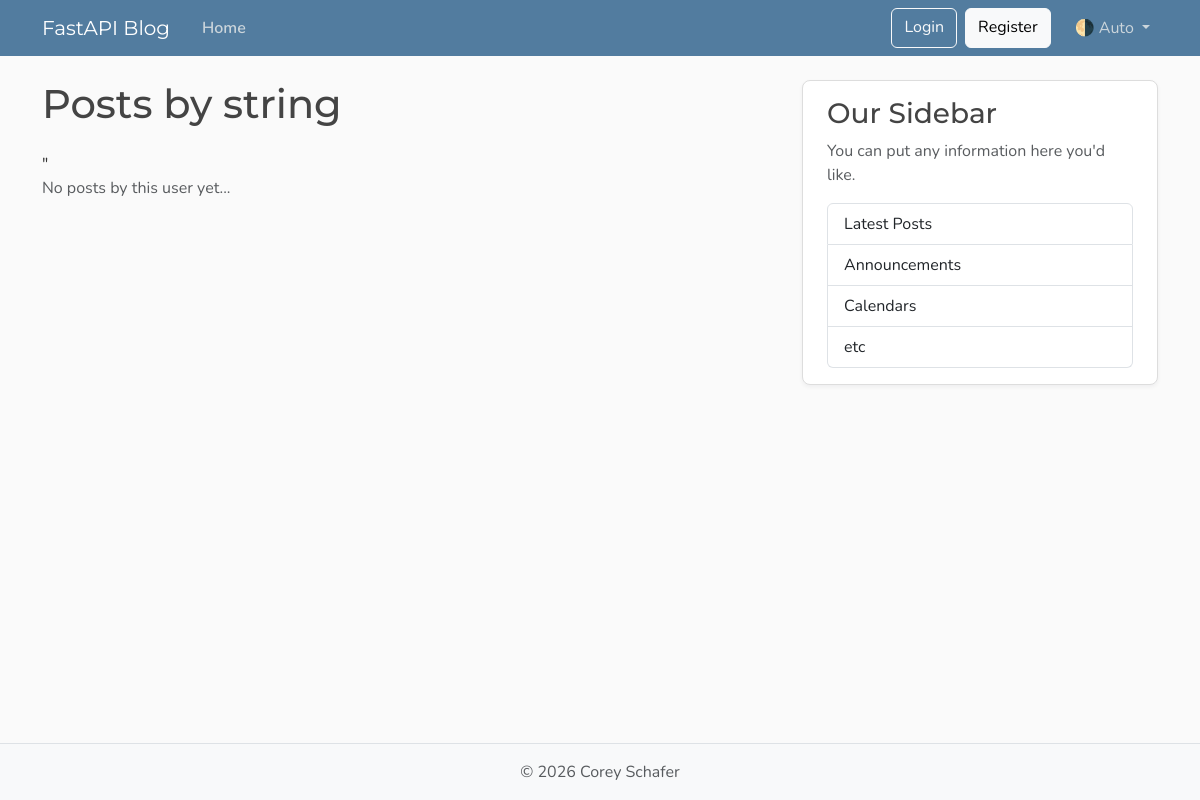
Before: /users/1/posts with the older database file.
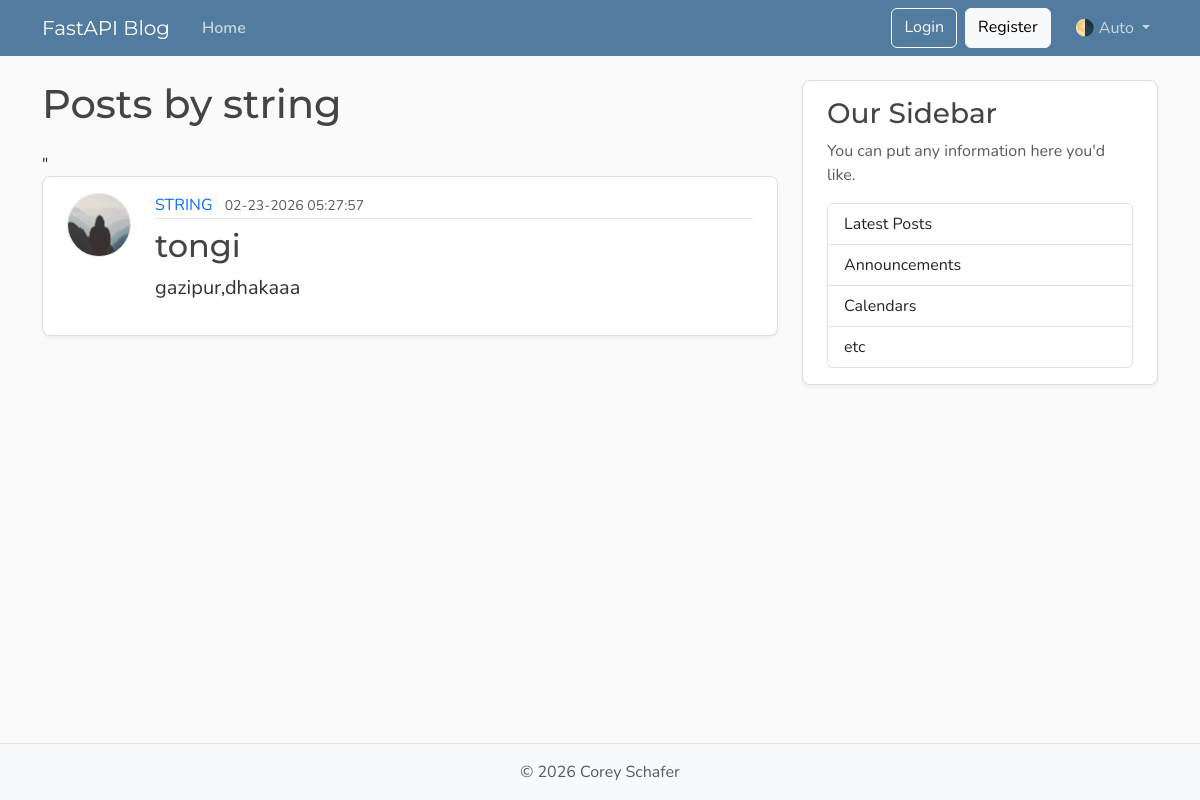
After: the same page with the newer database file.
### models.py (models this page shows, shortened)
class Post(Base):
    __tablename__ = 'posts'
    id: Mapped[int] = mapped_column(Integer, primary_key=True, index=True)
    title: Mapped[str] = mapped_column(Integer, nullable=False)
    content: Mapped[str] = mapped_column(Text, nullable=False)
    user_id: Mapped[int] = mapped_column(ForeignKey("users.id"), nullable=False, index=True)
    date_posted: Mapped[datetime] = mapped_column(DateTime(timezone=True), default=lambda: datetime.now(UTC))
    author: Mapped[User] = relationship(back_populates="posts")

class  User(Base):
    __tablename__ = "users"
    id: Mapped[int] = mapped_column(Integer, primary_key=True, index=True)
    username: Mapped[str] = mapped_column(String(50), unique=True, nullable=False)
    email: Mapped[str] = mapped_column(String(120), unique=True, nullable=False)
    image_file: Mapped[str|None] = mapped_column(String(200), nullable=True, default=None)
    posts: Mapped[list[Post]] = relationship(back_populates="author", cascade="all, delete-orphan")

### main.py (the view)
@app.get("/users/{user_id}/posts", include_in_schema=False, name="user_posts_page")
async def user_posts_page(user_id: int, request: Request, db:  Annotated[AsyncSession, Depends(get_db)]):
    user = await db.execute( select(models.User).where(models.User.id == user_id) )
    user = user.scalars().first()
    if user:
        r = await db.execute( select(models.Post).options(selectinload(models.Post.author)).where(models.Post.user_id == user_id) )
        return templates.TemplateResponse(
            request, "user_posts.html", context= { "posts": r.scalars().all(), "user": user, "title": f"{user.username.upper()}'s Posts" }
        )
    else:
        raise HTTPException(status_code=status.HTTP_404_NOT_FOUND, detail= "User not found")

### templates/user_posts.html
{% extends "layout.html" %}
{% block content %}
    <h1 class="mb-4">Posts by {{user.username}}</h1>"
  {% for post in posts %}
    <article class="content-section py-3 px-4 mb-4">
      <div class="d-flex align-items-start gap-4">
        <img class="rounded-circle article-img flex-shrink-0"
            src = "{{ post.author.image_path }}"
            alt="{{ post.author.username }}'s profile picture"
            width="64"
            height="64"
            loading="lazy">
        <div class="flex-grow-1">
          <div class="article-metadata mb-2">
            <a class="me-2"
                href="{{ url_for('user_posts_page', user_id=post.author.id if post.author else post.user_id) }}">
                {{ post.author.username.upper() }}</a>
            <small class="text-body-secondary">{{ post.date_posted.strftime("%m-%d-%Y %H:%M:%S") }}</small>
          </div>
          <h2>
            <a class="article-title" href="{{ url_for('get_post_page', post_id=post.id) }}">{{ post.title }}</a>
          </h2>
          <p class="article-content">{{ post.content }}</p>
        </div>
      </div>
    </article>
    {% else %}
        <p class="text-body-secondary">No posts by this user yet...</p>
    {% endfor %}
{% endblock content %}

Changed rows visible on the page:
added Post: author.username "STRING", date_posted "02-23-2026 05:27:57", title "tongi", content "gazipur,dhakaaa"
Other visible differences:
text no longer shown: "No posts by this user yet..."
